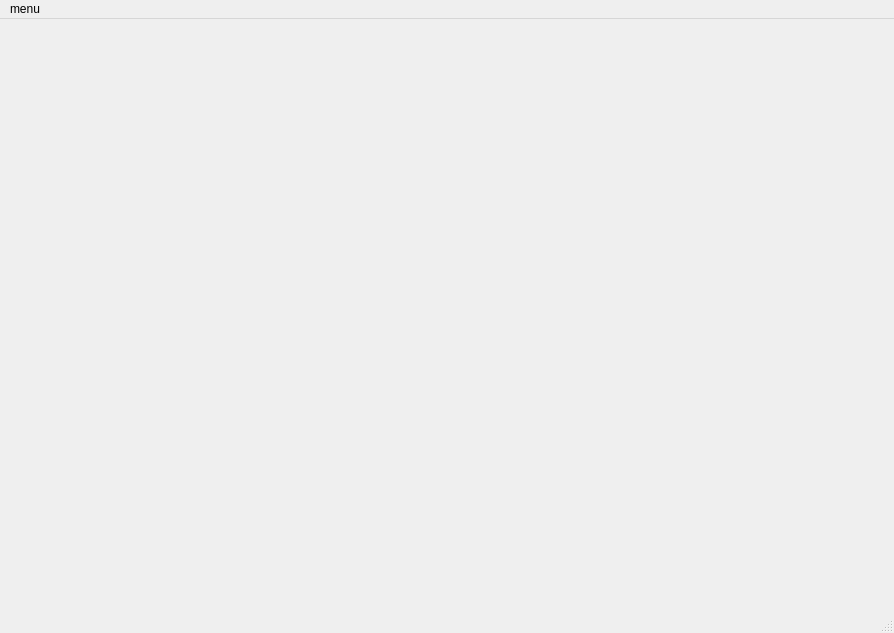
<?xml version="1.0" encoding="UTF-8"?>
<ui version="4.0">
 <class>MainWindow</class>
 <widget class="QMainWindow" name="MainWindow">
  <property name="geometry">
   <rect>
    <x>0</x>
    <y>0</y>
    <width>894</width>
    <height>633</height>
   </rect>
  </property>
  <property name="sizePolicy">
   <sizepolicy hsizetype="Preferred" vsizetype="Preferred">
    <horstretch>0</horstretch>
    <verstretch>0</verstretch>
   </sizepolicy>
  </property>
  <property name="windowTitle">
   <string>MiniStand</string>
  </property>
  <widget class="QWidget" name="centralwidget">
   <layout class="QHBoxLayout" name="horizontalLayout">
    <item>
     <widget class="QLabel" name="label">
      <property name="text">
       <string/>
      </property>
     </widget>
    </item>
   </layout>
  </widget>
  <widget class="QMenuBar" name="menubar">
   <property name="geometry">
    <rect>
     <x>0</x>
     <y>0</y>
     <width>894</width>
     <height>26</height>
    </rect>
   </property>
   <widget class="QMenu" name="menumenu">
    <property name="title">
     <string>menu</string>
    </property>
    <widget class="QMenu" name="menuadd_PT">
     <property name="title">
      <string>add PT</string>
     </property>
     <addaction name="actionCurrent_read"/>
     <addaction name="actionVoltage_read"/>
    </widget>
    <addaction name="menuadd_PT"/>
    <addaction name="actionadd_loadcell"/>
    <addaction name="actionadd_TC"/>
    <addaction name="actionview_Active_Sensors"/>
   </widget>
   <addaction name="menumenu"/>
  </widget>
  <widget class="QStatusBar" name="statusbar"/>
  <action name="actionadd_loadcell">
   <property name="text">
    <string>add loadcell</string>
   </property>
  </action>
  <action name="actionadd_TC">
   <property name="text">
    <string>add TC</string>
   </property>
  </action>
  <action name="actionCurrent_read">
   <property name="text">
    <string>Current read</string>
   </property>
  </action>
  <action name="actionVoltage_read">
   <property name="text">
    <string>Voltage read</string>
   </property>
  </action>
  <action name="actiondelete_sensor">
   <property name="text">
    <string>delete sensor</string>
   </property>
  </action>
  <action name="actionview_Active_Sensors">
   <property name="text">
    <string>view active sensors</string>
   </property>
  </action>
 </widget>
 <resources/>
 <connections/>
</ui>
